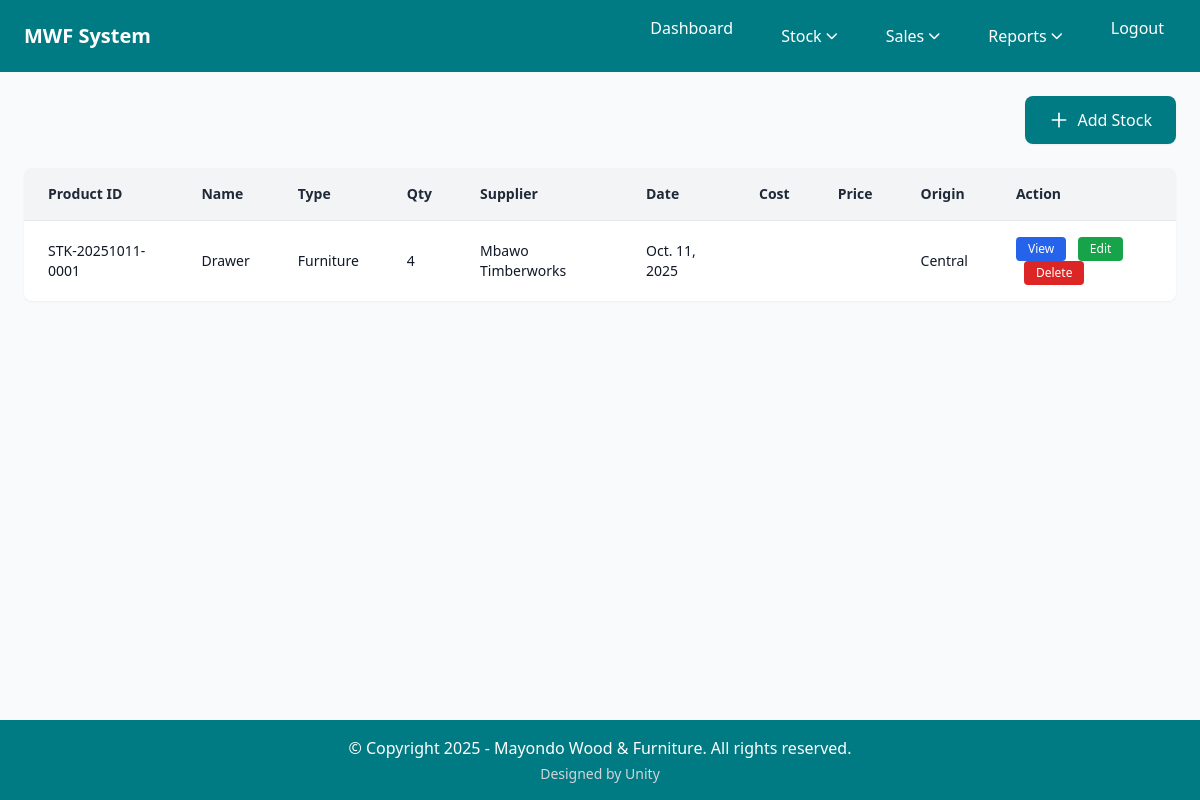
Screenshot of /stockRecord/ (signed in) with the database file from the repository.
### home/models.py (models this page shows, shortened)
class Stock(models.Model):
    CUSTOMER_CHOICES = [('Timber', 'Timber'), ('Sofa', 'Sofa'),('Tables','Tables'),('Cupboards','Cupboards'),('Drawer','Drawer'),('Poles','Poles')]
    PRODUCT_TYPE_CHOICES = [('Wood', 'Wood'), ('Furniture', 'Furniture')]
    ORIGIN_CHOICES = [('Western', 'Western'), ('Central', 'Central'), ('Eastern', 'Eastern')]
    SUPPLIER_CHOICES = [
        ('Mbawo Timberworks', 'Mbawo Timberworks'),
        ('Rosewood Timbers', 'Rosewood Timbers'),
        ('Muto Timber Suppliers', 'Muto Timber Suppliers'),
        ('Matongo WoodWorks', 'Matongo WoodWorks'),
    ]
    product_id = models.CharField(max_length=50, blank=True, unique=True)  # Auto-generated unique identifier
    date = models.DateField()  # Date when item was added to inventory
    product_name = models.CharField(max_length=100, choices=CUSTOMER_CHOICES,
                                   help_text="Select the product category",
                                   default='Timber')  # Product category
    product_type = models.CharField(max_length=20, choices=PRODUCT_TYPE_CHOICES,
                                   help_text="Select the product type",
                                   default='Furniture')  # Specific type within category
    product_ref = models.ForeignKey(Product, on_delete=models.PROTECT, null=True, blank=True,
                                   help_text="Auto-populated from product details")
    quantity = models.IntegerField()  # Number of items available
    supplier_name = models.CharField(max_length=100, choices=SUPPLIER_CHOICES)  # Who supplied this product
    unit_cost = models.DecimalField(max_digits=10, decimal_places=2, default=0.00,
                                   help_text="Cost per unit item in dollars")
    total_cost = models.DecimalField(max_digits=12, decimal_places=2, default=0.00,
                                    help_text="Automatically calculated from quantity × unit cost")
    origin = models.CharField(max_length=20, choices=ORIGIN_CHOICES)  # Where the product came from

### home/views.py (the view)
# urls.py: path('stockRecord/', stockRecord, name='stockRecord'), # View all stock
@login_required
@user_passes_test(is_employee_or_manager)
def stockRecord(request):
    all_Stocks = Stock.objects.all()
    context = {
        "Stocks" : all_Stocks
    }
    return render(request, 'stock.html', context)

### home/context_processors.py (called while the page is built)
def user_roles(request):
    context = {
        'is_manager': False,
        'is_employee': False,
    }
    if request.user.is_authenticated:
        context['is_manager'] = request.user.groups.filter(name="Manager").exists()
        context['is_employee'] = request.user.groups.filter(name="Employee").exists()
    return context

### home/views.py (called while the page is built)
def is_employee_or_manager(user):
    return user.is_authenticated and user.groups.filter(name__in=['Manager', 'Employee']).exists()

### home/templates/stock.html (shortened to what this page needs)
{% extends 'base.html' %}
{% block content %}
      <div class="flex justify-end mb-6">
        <a href="/addStock/" class="inline-flex items-center px-6 py-3 bg-cordes-dark text-white font-medium rounded-lg hover:bg-cordes-blue transition-colors duration-300 shadow-sm">
          <svg class="w-5 h-5 mr-2" fill="none" stroke="currentColor" viewBox="0 0 24 24">
            <path stroke-linecap="round" stroke-linejoin="round" stroke-width="2" d="M12 4v16m8-8H4"></path>
          </svg>
          Add Stock
        </a>
      </div>
      <section class="bg-white rounded-lg shadow-sm overflow-hidden">
        <table class="w-full border-collapse">
        <thead class="bg-gray-100">
          <tr>
            <th class="px-6 py-4 text-left text-sm font-semibold text-gray-800 border-b border-gray-200">Product ID</th>
            <th class="px-6 py-4 text-left text-sm font-semibold text-gray-800 border-b border-gray-200">Name</th>
            <th class="px-6 py-4 text-left text-sm font-semibold text-gray-800 border-b border-gray-200">Type</th>
            <th class="px-6 py-4 text-left text-sm font-semibold text-gray-800 border-b border-gray-200">Qty</th>
            <th class="px-6 py-4 text-left text-sm font-semibold text-gray-800 border-b border-gray-200">Supplier</th>
            <th class="px-6 py-4 text-left text-sm font-semibold text-gray-800 border-b border-gray-200">Date</th>
            <th class="px-6 py-4 text-left text-sm font-semibold text-gray-800 border-b border-gray-200">Cost</th>
            <th class="px-6 py-4 text-left text-sm font-semibold text-gray-800 border-b border-gray-200">Price</th>
            <th class="px-6 py-4 text-left text-sm font-semibold text-gray-800 border-b border-gray-200">Origin</th>
            <th class="px-6 py-4 text-left text-sm font-semibold text-gray-800 border-b border-gray-200">Action</th>
          </tr>
        </thead>
        <tbody class="divide-y divide-gray-200">
          {% for item in Stocks %}
          <tr class="hover:bg-gray-50 transition-colors duration-150">
            <td class="px-6 py-4 text-sm text-gray-900">{{ item.product_id }}</td>
            <td class="px-6 py-4 text-sm text-gray-900">{{ item.product_name }}</td>
            <td class="px-6 py-4 text-sm text-gray-900">{{ item.product_type }}</td>
            <td class="px-6 py-4 text-sm text-gray-900">{{ item.quantity }}</td>
            <td class="px-6 py-4 text-sm text-gray-900">{{ item.supplier_name }}</td>
            <td class="px-6 py-4 text-sm text-gray-900">{{ item.date }}</td>
            <td class="px-6 py-4 text-sm text-gray-900">{{ item.cost }}</td>
            <td class="px-6 py-4 text-sm text-gray-900">{{ item.price }}</td>
            <td class="px-6 py-4 text-sm text-gray-900">{{ item.origin }}</td>
            <td class="px-6 py-4 text-sm space-x-2">
              <a href="/viewStock/{{ item.id }}/" class="inline-block px-3 py-1 bg-blue-600 text-white text-xs rounded hover:bg-blue-700 transition-colors">View</a>
              <a href="/editStock/{{ item.id }}/" class="inline-block px-3 py-1 bg-green-600 text-white text-xs rounded hover:bg-green-700 transition-colors">Edit</a>
              <button onclick="openDeleteModal('{{ item.id }}', '{{ item.product_name }}', '{{ item.product_id }}')" class="px-3 py-1 bg-red-600 text-white text-xs rounded hover:bg-red-700 transition-colors">Delete</button>
            </td>
          </tr>
          {% empty %}
          <tr>
            <td colspan="10" class="px-6 py-8 text-center text-gray-500">No stock records yet. <a href="/addStock/" class="text-cordes-dark hover:underline">Add one</a></td>
          </tr>
          {% endfor %}
        </tbody>
      </table>
    </section>
{% endblock %}

### rows the page displays
Stock: product_id "STK-20251011-0001", product_name "Drawer", product_type "Furniture", quantity "4", supplier_name "Mbawo Timberworks", date "Oct. 11, 2025", origin "Central"
